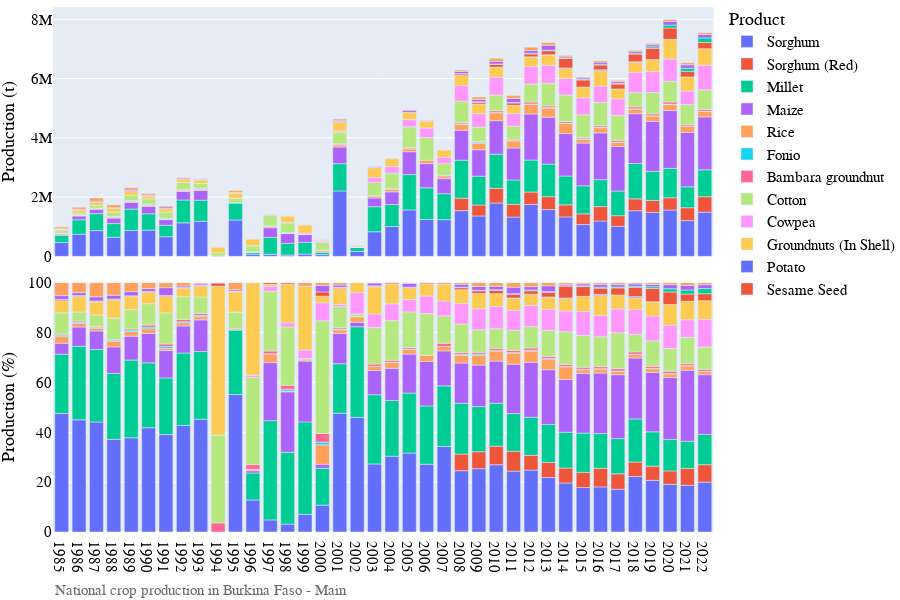
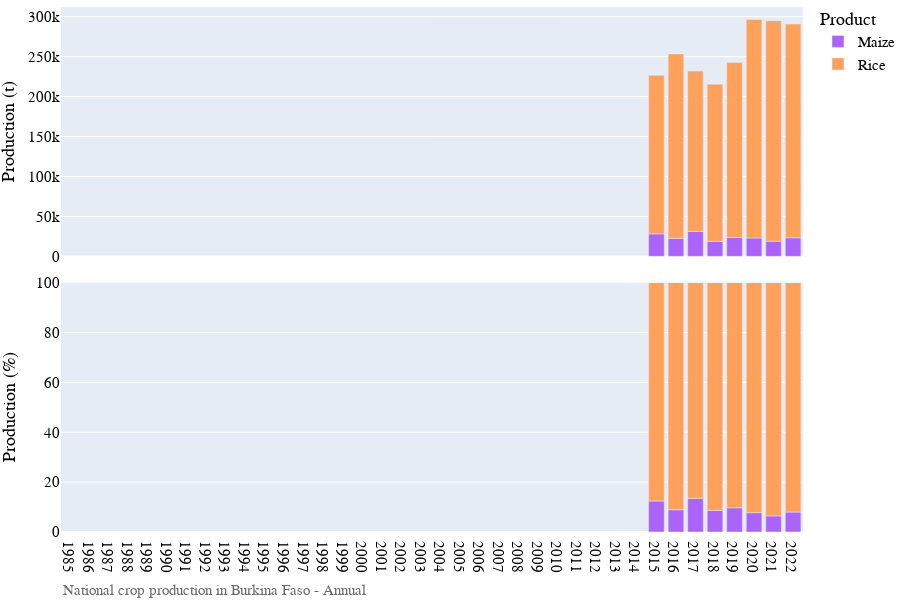

The cell these charts' notebook holds for them, in order:
### Markdown cell above
# Visualization of production data

### Code cell
# Bar chart of national crop production
country_iso, country_name = 'BF', 'Burkina Faso'
df = pd.read_csv('../data/crop/adm_crop_production_%s.csv' % country_iso, index_col=0)
df['year'] = df['harvest_year']
year = [df['year'].min(), df['year'].max()]
product_order = ['Sorghum','Sorghum (Red)','Millet','Maize','Rice','Fonio']
for season_name in ['Main','Annual']:
    footnote = 'National crop production in %s - %s' % (country_name, season_name)
    fn_save = '../figures/%s_bar_natgrainprod_%s.png' % (country_iso, season_name)
    sub = df[df['season_name'] == season_name]
    fig = PlotBarProduction(sub, year, product_order, footnote, fn_save)
    fig.show()

### Figure 1 — Plotly figure (JSON) as saved in the notebook; plotly's stock layout.template omitted (floating-point values rounded to 4 significant figures)
{"data": [{"alignmentgroup": "True", "hovertemplate": "product=Sorghum<br>season_name=Main<br>type=orig_unit<br>year=%{x}<br>value=%{y}<extra></extra>", "legendgroup": "Sorghum", "marker": {"color": "#636efa", "pattern": {"shape": ""}}, "name": "Sorghum", "offsetgroup": "Sorghum", "orientation": "v", "showlegend": true, "textposition": "auto", "type": "bar", "x": [1985, 1986, 1987, 1988, 1989, 1990, 1991, 1992, 1993, 1995, 1996, 1997, 1998, 1999, 2000, 2001, 2002, 2003, 2004, 2005, 2006, 2007, 2008, 2009, 2010, 2011, 2012, 2013, 2014, 2015, 2016, 2017, 2018, 2019, 2020, 2021, 2022], "xaxis": "x2", "y": [469863, 747021, 870020, 646953, 875401, 886068, 665457, 1132600, 1185100, 1227468, 74064, 69337, 43394, 76572, 60065, 2208000.0, 166960, 831320, 1009000.0, 1568000.0, 1244000.0, 1239000.0, 1545000.0, 1366000.0, 1803000.0, 1327000.0, 1753171, 1578874, 1333427, 1073000.0, 1194000.0, 1015000.0, 1541000.0, 1483000.0, 1565000.0, 1208000.0, 1492000.0], "yaxis": "y2"}, {"alignmentgroup": "True", "hovertemplate": "product=Sorghum<br>season_name=Main<br>type=percent<br>year=%{x}<br>value=%{y}<extra></extra>", "legendgroup": "Sorghum", "marker": {"color": "#636efa", "pattern": {"shape": ""}}, "name": "Sorghum", "offsetgroup": "Sorghum", "orientation": "v", "showlegend": false, "textposition": "auto", "type": "bar", "x": [1985, 1986, 1987, 1988, 1989, 1990, 1991, 1992, 1993, 1995, 1996, 1997, 1998, 1999, 2000, 2001, 2002, 2003, 2004, 2005, 2006, 2007, 2008, 2009, 2010, 2011, 2012, 2013, 2014, 2015, 2016, 2017, 2018, 2019, 2020, 2021, 2022], "xaxis": "x", "y": [47.54, 44.98, 44.1, 37.18, 37.8, 41.79, 39.07, 42.73, 45.26, 55.12, 12.84, 4.863, 3.164, 7.096, 10.77, 47.6, 45.97, 27.3, 30.4, 31.66, 27.18, 34.31, 24.57, 25.39, 26.97, 24.42, 24.82, 21.86, 19.67, 17.87, 18.09, 17.16, 22.23, 20.71, 19.11, 18.73, 19.99], "yaxis": "y"}, {"alignmentgroup": "True", "hovertemplate": "product=Sorghum (Red)<br>season_name=Main<br>type=orig_unit<br>year=%{x}<br>value=%{y}<extra></extra>", "legendgroup": "Sorghum (Red)", "marker": {"color": "#EF553B", "pattern": {"shape": ""}}, "name": "Sorghum (Red)", "offsetgroup": "Sorghum (Red)", "orientation": "v", "showlegend": true, "textposition": "auto", "type": "bar", "x": [2008, 2009, 2010, 2011, 2012, 2013, 2014, 2015, 2016, 2017, 2018, 2019, 2020, 2021, 2022], "xaxis": "x2", "y": [419921, 365917, 495200.0, 432970, 418646, 437512, 405227, 362500.0, 486400.0, 360700.0, 401000.0, 403800.0, 414500.0, 435900.0, 521500.0], "yaxis": "y2"}, {"alignmentgroup": "True", "hovertemplate": "product=Sorghum (Red)<br>season_name=Main<br>type=percent<br>year=%{x}<br>value=%{y}<extra></extra>", "legendgroup": "Sorghum (Red)", "marker": {"color": "#EF553B", "pattern": {"shape": ""}}, "name": "Sorghum (Red)", "offsetgroup": "Sorghum (Red)", "orientation": "v", "showlegend": false, "textposition": "auto", "type": "bar", "x": [2008, 2009, 2010, 2011, 2012, 2013, 2014, 2015, 2016, 2017, 2018, 2019, 2020, 2021, 2022], "xaxis": "x", "y": [6.679, 6.801, 7.408, 7.969, 5.927, 6.058, 5.978, 6.037, 7.474, 6.156, 5.831, 5.698, 5.403, 6.761, 6.987], "yaxis": "y"}, {"alignmentgroup": "True", "hovertemplate": "product=Millet<br>season_name=Main<br>type=orig_unit<br>year=%{x}<br>value=%{y}<extra></extra>", "legendgroup": "Millet", "marker": {"color": "#00cc96", "pattern": {"shape": ""}}, "name": "Millet", "offsetgroup": "Millet", "orientation": "v", "showlegend": true, "textposition": "auto", "type": "bar", "x": [1985, 1986, 1987, 1988, 1989, 1990, 1991, 1992, 1993, 1995, 1996, 1997, 1998, 1999, 2000, 2001, 2002, 2003, 2004, 2005, 2006, 2007, 2008, 2009, 2010, 2011, 2012, 2013, 2014, 2015, 2016, 2017, 2018, 2019, 2020, 2021, 2022], "xaxis": "x2", "y": [234791, 489604, 573466, 459295, 721488, 551905, 386731, 770100, 709500, 575877, 62475, 567200.0, 394900.0, 399900.0, 82207, 920900.0, 132000.0, 844900.0, 741600.0, 1192000.0, 1071000.0, 877600.0, 1281000.0, 973900.0, 1153000.0, 819800.0, 1078000.0, 1098632, 972539, 946200.0, 907500.0, 831500.0, 1194000.0, 983000.0, 991400.0, 705300.0, 907700.0], "yaxis": "y2"}, {"alignmentgroup": "True", "hovertemplate": "product=Millet<br>season_name=Main<br>type=percent<br>year=%{x}<br>value=%{y}<extra></extra>", "legendgroup": "Millet", "marker": {"color": "#00cc96", "pattern": {"shape": ""}}, "name": "Millet", "offsetgroup": "Millet", "orientation": "v", "showlegend": false, "textposition": "auto", "type": "bar", "x": [1985, 1986, 1987, 1988, 1989, 1990, 1991, 1992, 1993, 1995, 1996, 1997, 1998, 1999, 2000, 2001, 2002, 2003, 2004, 2005, 2006, 2007, 2008, 2009, 2010, 2011, 2012, 2013, 2014, 2015, 2016, 2017, 2018, 2019, 2020, 2021, 2022], "xaxis": "x", "y": [23.75, 29.48, 29.07, 26.4, 31.15, 26.03, 22.71, 29.05, 27.1, 25.86, 10.83, 39.78, 28.8, 37.06, 14.74, 19.86, 36.34, 27.75, 22.35, 24.06, 23.39, 24.29, 20.38, 18.1, 17.24, 15.09, 15.27, 15.21, 14.35, 15.75, 13.91, 14.14, 17.29, 13.75, 12.57, 10.94, 12.16], "yaxis": "y"}, {"alignmentgroup": "True", "hovertemplate": "product=Maize<br>season_name=Main<br>type=orig_unit<br>year=%{x}<br>value=%{y}<extra></extra>", "legendgroup": "Maize", "marker": {"color": "#ab63fa", "pattern": {"shape": ""}}, "name": "Maize", "offsetgroup": "Maize", "orientation": "v", "showlegend": true, "textposition": "auto", "type": "bar", "x": [1985, 1986, 1987, 1988, 1989, 1990, 1991, 1992, 1993, 1996, 1997, 1998, 1999, 2000, 2001, 2002, 2003, 2004, 2005, 2006, 2007, 2008, 2009, 2010, 2011, 2012, 2013, 2014, 2015, 2016, 2017, 2018, 2019, 2020, 2021, 2022], "xaxis": "x2", "y": [43481, 128416, 146855, 185125, 222100.0, 249744, 187212, 286900, 333300, 5227, 332000.0, 332600.0, 263100.0, 9224, 563600.0, 6628, 295800.0, 428800.0, 774400.0, 816800.0, 506900.0, 1014000.0, 894500.0, 1130000.0, 1077000.0, 1556000.0, 1585420, 1433077, 1441000.0, 1582000.0, 1502000.0, 1682000.0, 1689000.0, 1952000.0, 1834000.0, 1787000.0], "yaxis": "y2"}, {"alignmentgroup": "True", "hovertemplate": "product=Maize<br>season_name=Main<br>type=percent<br>year=%{x}<br>value=%{y}<extra></extra>", "legendgroup": "Maize", "marker": {"color": "#ab63fa", "pattern": {"shape": ""}}, "name": "Maize", "offsetgroup": "Maize", "orientation": "v", "showlegend": false, "textposition": "auto", "type": "bar", "x": [1985, 1986, 1987, 1988, 1989, 1990, 1991, 1992, 1993, 1996, 1997, 1998, 1999, 2000, 2001, 2002, 2003, 2004, 2005, 2006, 2007, 2008, 2009, 2010, 2011, 2012, 2013, 2014, 2015, 2016, 2017, 2018, 2019, 2020, 2021, 2022], "xaxis": "x", "y": [4.399, 7.733, 7.444, 10.64, 9.589, 11.78, 10.99, 10.82, 12.73, 0.9061, 23.29, 24.25, 24.38, 1.654, 12.15, 1.825, 9.714, 12.92, 15.63, 17.84, 14.03, 16.12, 16.63, 16.9, 19.82, 22.03, 21.95, 21.14, 24.0, 24.28, 25.63, 24.44, 23.81, 24.85, 28.45, 23.94], "yaxis": "y"}, {"alignmentgroup": "True", "hovertemplate": "product=Rice<br>season_name=Main<br>type=orig_unit<br>year=%{x}<br>value=%{y}<extra></extra>", "legendgroup": "Rice", "marker": {"color": "#FFA15A", "pattern": {"shape": ""}}, "name": "Rice", "offsetgroup": "Rice", "orientation": "v", "showlegend": true, "textposition": "auto", "type": "bar", "x": [1985, 1986, 1987, 1988, 1989, 1990, 1991, 1992, 1993, 1995, 1996, 1997, 1998, 1999, 2000, 2001, 2002, 2003, 2004, 2005, 2006, 2007, 2008, 2009, 2010, 2011, 2012, 2013, 2014, 2015, 2016, 2017, 2018, 2019, 2020, 2021, 2022], "xaxis": "x2", "y": [26465, 24070.0, 21924, 38375, 42580.0, 40429, 15356, 34200, 33570, 1784, 3118, 49870.0, 3950, 5119, 43450.0, 68750.0, 7999, 52490.0, 75500.0, 93880.0, 113100.0, 66440.0, 194600.0, 213600.0, 268600.0, 240868, 320300.0, 305388, 347497, 131600.0, 174300.0, 141100.0, 154700.0, 180600.0, 206100.0, 204000.0, 182000.0], "yaxis": "y2"}, {"alignmentgroup": "True", "hovertemplate": "product=Rice<br>season_name=Main<br>type=percent<br>year=%{x}<br>value=%{y}<extra></extra>", "legendgroup": "Rice", "marker": {"color": "#FFA15A", "pattern": {"shape": ""}}, "name": "Rice", "offsetgroup": "Rice", "orientation": "v", "showlegend": false, "textposition": "auto", "type": "bar", "x": [1985, 1986, 1987, 1988, 1989, 1990, 1991, 1992, 1993, 1995, 1996, 1997, 1998, 1999, 2000, 2001, 2002, 2003, 2004, 2005, 2006, 2007, 2008, 2009, 2010, 2011, 2012, 2013, 2014, 2015, 2016, 2017, 2018, 2019, 2020, 2021, 2022], "xaxis": "x", "y": [2.677, 1.449, 1.111, 2.206, 1.839, 1.907, 0.9016, 1.29, 1.282, 0.08011, 0.5405, 3.498, 0.2881, 0.4744, 7.794, 1.482, 2.202, 1.724, 2.275, 1.895, 2.471, 1.839, 3.094, 3.97, 4.018, 4.433, 4.534, 4.229, 5.126, 1.422, 1.573, 1.272, 1.339, 1.505, 1.451, 1.737, 1.254], "yaxis": "y"}, {"alignmentgroup": "True", "hovertemplate": "product=Fonio<br>season_name=Main<br>type=orig_unit<br>year=%{x}<br>value=%{y}<extra></extra>", "legendgroup": "Fonio", "marker": {"color": "#19d3f3", "pattern": {"shape": ""}}, "name": "Fonio", "offsetgroup": "Fonio", "orientation": "v", "showlegend": true, "textposition": "auto", "type": "bar", "x": [1985, 1986, 1987, 1988, 1989, 1990, 1991, 1992, 1993, 1997, 1998, 2000, 2001, 2004, 2005, 2008, 2009, 2010, 2011, 2012, 2013, 2014, 2015, 2016, 2017, 2018, 2019, 2020, 2021, 2022], "xaxis": "x2", "y": [5188, 7042.0, 6509, 5737, 13777, 13800, 12244, 12030.0, 13500, 239.6, 10600.0, 5904.0, 12300.0, 5678.0, 7813.0, 19548, 26100, 18315, 14473, 20430, 19886, 8559, 13090.0, 10940.0, 10070.0, 11270.0, 10240.0, 10760.0, 7550.0, 8187.0], "yaxis": "y2"}, {"alignmentgroup": "True", "hovertemplate": "product=Fonio<br>season_name=Main<br>type=percent<br>year=%{x}<br>value=%{y}<extra></extra>", "legendgroup": "Fonio", "marker": {"color": "#19d3f3", "pattern": {"shape": ""}}, "name": "Fonio", "offsetgroup": "Fonio", "orientation": "v", "showlegend": false, "textposition": "auto", "type": "bar", "x": [1985, 1986, 1987, 1988, 1989, 1990, 1991, 1992, 1993, 1997, 1998, 2000, 2001, 2004, 2005, 2008, 2009, 2010, 2011, 2012, 2013, 2014, 2015, 2016, 2017, 2018, 2019, 2020, 2021, 2022], "xaxis": "x", "y": [0.5249, 0.4241, 0.3299, 0.3297, 0.5949, 0.6509, 0.7189, 0.4537, 0.5156, 0.01681, 0.7728, 1.059, 0.2652, 0.1711, 0.1577, 0.3109, 0.4851, 0.274, 0.2664, 0.2892, 0.2754, 0.1263, 0.218, 0.168, 0.1719, 0.1639, 0.1445, 0.1403, 0.1171, 0.1097], "yaxis": "y"}, {"alignmentgroup": "True", "hovertemplate": "product=Bambara groundnut<br>season_name=Main<br>type=orig_unit<br>year=%{x}<br>value=%{y}<extra></extra>", "legendgroup": "Bambara groundnut", "marker": {"color": "#FF6692", "pattern": {"shape": ""}}, "name": "Bambara groundnut", "offsetgroup": "Bambara groundnut", "orientation": "v", "showlegend": true, "textposition": "auto", "type": "bar", "x": [1985, 1986, 1987, 1988, 1989, 1990, 1991, 1992, 1993, 1994, 1995, 1996, 1997, 1998, 2000, 2001, 2002, 2003, 2004, 2005, 2007, 2008, 2009, 2010, 2011, 2012, 2013, 2014, 2015, 2016, 2017, 2018, 2019, 2020, 2021, 2022], "xaxis": "x2", "y": [4336, 8256.0, 7481.0, 8364.0, 10720.0, 17701, 17323, 24030, 20980, 11820.0, 9348.0, 11160.0, 16060.0, 21240.0, 19450.0, 25240.0, 73.5, 25820.0, 25640.0, 28770.0, 43310.0, 47400.0, 38280.0, 50500.0, 42310.0, 63640.0, 53700.0, 49700.0, 46880.0, 52050.0, 56130.0, 63390.0, 58440.0, 74650.0, 49410.0, 57210.0], "yaxis": "y2"}, {"alignmentgroup": "True", "hovertemplate": "product=Bambara groundnut<br>season_name=Main<br>type=percent<br>year=%{x}<br>value=%{y}<extra></extra>", "legendgroup": "Bambara groundnut", "marker": {"color": "#FF6692", "pattern": {"shape": ""}}, "name": "Bambara groundnut", "offsetgroup": "Bambara groundnut", "orientation": "v", "showlegend": false, "textposition": "auto", "type": "bar", "x": [1985, 1986, 1987, 1988, 1989, 1990, 1991, 1992, 1993, 1994, 1995, 1996, 1997, 1998, 2000, 2001, 2002, 2003, 2004, 2005, 2007, 2008, 2009, 2010, 2011, 2012, 2013, 2014, 2015, 2016, 2017, 2018, 2019, 2020, 2021, 2022], "xaxis": "x", "y": [0.4387, 0.4971, 0.3792, 0.4807, 0.463, 0.8349, 1.017, 0.9066, 0.8013, 3.65, 0.4198, 1.934, 1.127, 1.549, 3.489, 0.5441, 0.02024, 0.8478, 0.7727, 0.5807, 1.199, 0.7539, 0.7114, 0.7555, 0.7788, 0.9009, 0.7437, 0.7331, 0.7805, 0.7965, 0.9576, 0.921, 0.8245, 0.9732, 0.7663, 0.7665], "yaxis": "y"}, {"alignmentgroup": "True", "hovertemplate": "product=Cotton<br>season_name=Main<br>type=orig_unit<br>year=%{x}<br>value=%{y}<extra></extra>", "legendgroup": "Cotton", "marker": {"color": "#B6E880", "pattern": {"shape": ""}}, "name": "Cotton", "offsetgroup": "Cotton", "orientation": "v", "showlegend": true, "textposition": "auto", "type": "bar", "x": [1985, 1986, 1987, 1988, 1989, 1990, 1991, 1992, 1993, 1994, 1995, 1996, 1997, 1998, 1999, 2000, 2001, 2002, 2003, 2004, 2005, 2006, 2007, 2008, 2009, 2010, 2011, 2012, 2013, 2014, 2015, 2016, 2017, 2018, 2019, 2020, 2021, 2022], "xaxis": "x2", "y": [84654, 60250, 91049, 148625, 180397, 181682, 211995, 241703, 171500, 114116, 149432, 201993, 341300.0, 320900.0, 6211, 251800.0, 393200.0, 3791, 445756, 527100.0, 707700.0, 764700.0, 397300.0, 720700.0, 485000.0, 530400.0, 441100.0, 607000.0, 766221, 894982, 768900.0, 784800.0, 844300.0, 482200.0, 724200.0, 698900.0, 680800.0, 668600.0], "yaxis": "y2"}, {"alignmentgroup": "True", "hovertemplate": "product=Cotton<br>season_name=Main<br>type=percent<br>year=%{x}<br>value=%{y}<extra></extra>", "legendgroup": "Cotton", "marker": {"color": "#B6E880", "pattern": {"shape": ""}}, "name": "Cotton", "offsetgroup": "Cotton", "orientation": "v", "showlegend": false, "textposition": "auto", "type": "bar", "x": [1985, 1986, 1987, 1988, 1989, 1990, 1991, 1992, 1993, 1994, 1995, 1996, 1997, 1998, 1999, 2000, 2001, 2002, 2003, 2004, 2005, 2006, 2007, 2008, 2009, 2010, 2011, 2012, 2013, 2014, 2015, 2016, 2017, 2018, 2019, 2020, 2021, 2022], "xaxis": "x", "y": [8.564, 3.628, 4.615, 8.542, 7.79, 8.569, 12.45, 9.119, 6.55, 35.23, 6.71, 35.02, 23.94, 23.4, 0.5756, 45.16, 8.477, 1.044, 14.64, 15.88, 14.29, 16.7, 11.0, 11.46, 9.015, 7.934, 8.119, 8.593, 10.61, 13.2, 12.8, 12.06, 14.41, 7.012, 10.22, 9.082, 10.56, 8.958], "yaxis": "y"}, {"alignmentgroup": "True", "hovertemplate": "product=Cowpea<br>season_name=Main<br>type=orig_unit<br>year=%{x}<br>value=%{y}<extra></extra>", "legendgroup": "Cowpea", "marker": {"color": "#FF97FF", "pattern": {"shape": ""}}, "name": "Cowpea", "offsetgroup": "Cowpea", "orientation": "v", "showlegend": true, "textposition": "auto", "type": "bar", "x": [1995, 1996, 1997, 1998, 1999, 2000, 2001, 2002, 2003, 2004, 2005, 2006, 2007, 2008, 2009, 2010, 2011, 2012, 2013, 2014, 2015, 2016, 2017, 2018, 2019, 2020, 2021, 2022], "xaxis": "x2", "y": [906.8, 4779.0, 27678, 23190.0, 36294, 40411, 40390.0, 31189, 166100.0, 222800.0, 244500.0, 323800.0, 215400.0, 521700.0, 453600.0, 600400.0, 432084, 598500.0, 605760, 562936, 571300.0, 556900.0, 557400.0, 685100.0, 710600.0, 752600.0, 454800.0, 829200.0], "yaxis": "y2"}, {"alignmentgroup": "True", "hovertemplate": "product=Cowpea<br>season_name=Main<br>type=percent<br>year=%{x}<br>value=%{y}<extra></extra>", "legendgroup": "Cowpea", "marker": {"color": "#FF97FF", "pattern": {"shape": ""}}, "name": "Cowpea", "offsetgroup": "Cowpea", "orientation": "v", "showlegend": false, "textposition": "auto", "type": "bar", "x": [1995, 1996, 1997, 1998, 1999, 2000, 2001, 2002, 2003, 2004, 2005, 2006, 2007, 2008, 2009, 2010, 2011, 2012, 2013, 2014, 2015, 2016, 2017, 2018, 2019, 2020, 2021, 2022], "xaxis": "x", "y": [0.04072, 0.8285, 1.941, 1.691, 3.364, 7.248, 0.8708, 8.587, 5.454, 6.714, 4.937, 7.073, 5.963, 8.297, 8.431, 8.981, 7.953, 8.473, 8.388, 8.305, 9.513, 8.517, 9.487, 9.935, 9.99, 9.35, 7.054, 11.11], "yaxis": "y"}, {"alignmentgroup": "True", "hovertemplate": "product=Groundnuts (In Shell)<br>season_name=Main<br>type=orig_unit<br>year=%{x}<br>value=%{y}<extra></extra>", "legendgroup": "Groundnuts (In Shell)", "marker": {"color": "#FECB52", "pattern": {"shape": ""}}, "name": "Groundnuts (In Shell)", "offsetgroup": "Groundnuts (In Shell)", "orientation": "v", "showlegend": true, "textposition": "auto", "type": "bar", "x": [1985, 1986, 1987, 1988, 1989, 1990, 1991, 1992, 1993, 1994, 1995, 1996, 1997, 1998, 1999, 2000, 2001, 2002, 2003, 2004, 2005, 2006, 2007, 2008, 2009, 2010, 2011, 2012, 2013, 2014, 2015, 2016, 2017, 2018, 2019, 2020, 2021, 2022], "xaxis": "x2", "y": [47732, 102544, 102782, 125234, 119148, 97762, 112729, 90500, 113500, 193314, 179005, 214030, 12441, 212300.0, 276600.0, 14693, 295600.0, 14564, 332100.0, 263700.0, 237300.0, 224800.0, 244600.0, 346300.0, 330600.0, 340166, 265300.0, 311300.0, 349684, 335225, 365900.0, 520200.0, 334700.0, 330400.0, 398100.0, 658300.0, 477300.0, 559100.0], "yaxis": "y2"}, {"alignmentgroup": "True", "hovertemplate": "product=Groundnuts (In Shell)<br>season_name=Main<br>type=percent<br>year=%{x}<br>value=%{y}<extra></extra>", "legendgroup": "Groundnuts (In Shell)", "marker": {"color": "#FECB52", "pattern": {"shape": ""}}, "name": "Groundnuts (In Shell)", "offsetgroup": "Groundnuts (In Shell)", "orientation": "v", "showlegend": false, "textposition": "auto", "type": "bar", "x": [1985, 1986, 1987, 1988, 1989, 1990, 1991, 1992, 1993, 1994, 1995, 1996, 1997, 1998, 1999, 2000, 2001, 2002, 2003, 2004, 2005, 2006, 2007, 2008, 2009, 2010, 2011, 2012, 2013, 2014, 2015, 2016, 2017, 2018, 2019, 2020, 2021, 2022], "xaxis": "x", "y": [4.829, 6.175, 5.21, 7.198, 5.145, 4.611, 6.619, 3.414, 4.335, 59.68, 8.038, 37.1, 0.8726, 15.48, 25.63, 2.635, 6.373, 4.01, 10.91, 7.947, 4.79, 4.91, 6.771, 5.508, 6.145, 5.088, 4.883, 4.407, 4.842, 4.945, 6.092, 7.98, 5.706, 4.796, 5.599, 8.301, 7.402, 7.49], "yaxis": "y"}, {"alignmentgroup": "True", "hovertemplate": "product=Potato<br>season_name=Main<br>type=orig_unit<br>year=%{x}<br>value=%{y}<extra></extra>", "legendgroup": "Potato", "marker": {"color": "#636efa", "pattern": {"shape": ""}}, "name": "Potato", "offsetgroup": "Potato", "orientation": "v", "showlegend": true, "textposition": "auto", "type": "bar", "x": [2011, 2012, 2013, 2014, 2016, 2018, 2019, 2020], "xaxis": "x2", "y": [6300, 7675, 7775, 18500, 27555, 29400, 6164, 1231], "yaxis": "y2"}, {"alignmentgroup": "True", "hovertemplate": "product=Potato<br>season_name=Main<br>type=percent<br>year=%{x}<br>value=%{y}<extra></extra>", "legendgroup": "Potato", "marker": {"color": "#636efa", "pattern": {"shape": ""}}, "name": "Potato", "offsetgroup": "Potato", "orientation": "v", "showlegend": false, "textposition": "auto", "type": "bar", "x": [2011, 2012, 2013, 2014, 2016, 2018, 2019, 2020], "xaxis": "x", "y": [0.116, 0.1087, 0.1077, 0.2729, 0.4234, 0.4275, 0.08698, 0.01605], "yaxis": "y"}, {"alignmentgroup": "True", "hovertemplate": "product=Sesame Seed<br>season_name=Main<br>type=orig_unit<br>year=%{x}<br>value=%{y}<extra></extra>", "legendgroup": "Sesame Seed", "marker": {"color": "#EF553B", "pattern": {"shape": ""}}, "name": "Sesame Seed", "offsetgroup": "Sesame Seed", "orientation": "v", "showlegend": true, "textposition": "auto", "type": "bar", "x": [1985, 1986, 1987, 1988, 1989, 1990, 1991, 1992, 1993, 1994, 1995, 1997, 1998, 2000, 2001, 2003, 2004, 2005, 2006, 2007, 2008, 2009, 2010, 2011, 2012, 2013, 2014, 2015, 2016, 2017, 2018, 2019, 2020, 2021, 2022], "xaxis": "x2", "y": [5443, 4903.0, 5762.0, 7437.0, 6728.0, 5569, 6976, 5800.0, 9400, 4456.0, 5431.0, 9582.0, 8108.0, 9670.0, 22400.0, 10540.0, 17150.0, 9824.0, 19750.0, 19470.0, 49900.0, 55380.0, 87620.0, 79950.0, 98823, 132700.0, 321837, 235100.0, 164200.0, 164000.0, 255200.0, 374700.0, 384600.0, 186400.0, 208800.0], "yaxis": "y2"}, {"alignmentgroup": "True", "hovertemplate": "product=Sesame Seed<br>season_name=Main<br>type=percent<br>year=%{x}<br>value=%{y}<extra></extra>", "legendgroup": "Sesame Seed", "marker": {"color": "#EF553B", "pattern": {"shape": ""}}, "name": "Sesame Seed", "offsetgroup": "Sesame Seed", "orientation": "v", "showlegend": false, "textposition": "auto", "type": "bar", "x": [1985, 1986, 1987, 1988, 1989, 1990, 1991, 1992, 1993, 1994, 1995, 1997, 1998, 2000, 2001, 2003, 2004, 2005, 2006, 2007, 2008, 2009, 2010, 2011, 2012, 2013, 2014, 2015, 2016, 2017, 2018, 2019, 2020, 2021, 2022], "xaxis": "x", "y": [0.5507, 0.2952, 0.292, 0.4274, 0.2905, 0.2627, 0.4096, 0.2188, 0.359, 1.376, 0.2439, 0.6721, 0.5913, 1.734, 0.483, 0.3462, 0.5169, 0.1983, 0.4314, 0.5391, 0.7936, 1.029, 1.311, 1.472, 1.399, 1.837, 4.748, 3.914, 2.519, 2.796, 3.693, 5.287, 5.014, 2.892, 2.797], "yaxis": "y"}, {"alignmentgroup": "True", "hovertemplate": "product=Soybean<br>season_name=Main<br>type=orig_unit<br>year=%{x}<br>value=%{y}<extra></extra>", "legendgroup": "Soybean", "marker": {"color": "#00cc96", "pattern": {"shape": ""}}, "name": "Soybean", "offsetgroup": "Soybean", "orientation": "v", "showlegend": true, "textposition": "auto", "type": "bar", "x": [1985, 1986, 1987, 1988, 1989, 1990, 1991, 1992, 1993, 1994, 1995, 2001, 2003, 2004, 2008, 2009, 2010, 2011, 2012, 2013, 2014, 2015, 2016, 2017, 2018, 2019, 2020, 2021, 2022], "xaxis": "x2", "y": [2, 2125, 2458, 681, 711, 370, 132, 100, 100, 5, 2551, 2084.0, 2083.0, 975.5, 11598, 14750.0, 18030.0, 14630.0, 23320.0, 20980.0, 13380.0, 20020.0, 25850.0, 18500.0, 31310.0, 51710.0, 98510.0, 106700.0, 152500.0], "yaxis": "y2"}, {"alignmentgroup": "True", "hovertemplate": "product=Soybean<br>season_name=Main<br>type=percent<br>year=%{x}<br>value=%{y}<extra></extra>", "legendgroup": "Soybean", "marker": {"color": "#00cc96", "pattern": {"shape": ""}}, "name": "Soybean", "offsetgroup": "Soybean", "orientation": "v", "showlegend": false, "textposition": "auto", "type": "bar", "x": [1985, 1986, 1987, 1988, 1989, 1990, 1991, 1992, 1993, 1994, 1995, 2001, 2003, 2004, 2008, 2009, 2010, 2011, 2012, 2013, 2014, 2015, 2016, 2017, 2018, 2019, 2020, 2021, 2022], "xaxis": "x", "y": [0.0002023, 0.128, 0.1246, 0.03914, 0.0307, 0.01745, 0.00775, 0.003773, 0.003819, 0.001544, 0.1146, 0.04493, 0.06839, 0.0294, 0.1845, 0.2742, 0.2697, 0.2694, 0.3301, 0.2905, 0.1974, 0.3334, 0.3972, 0.3158, 0.4554, 0.7296, 1.284, 1.654, 2.044], "yaxis": "y"}, {"alignmentgroup": "True", "hovertemplate": "product=Sweet Potatoes<br>season_name=Main<br>type=orig_unit<br>year=%{x}<br>value=%{y}<extra></extra>", "legendgroup": "Sweet Potatoes", "marker": {"color": "#ab63fa", "pattern": {"shape": ""}}, "name": "Sweet Potatoes", "offsetgroup": "Sweet Potatoes", "orientation": "v", "showlegend": true, "textposition": "auto", "type": "bar", "x": [1985, 1986, 1987, 1988, 1989, 1990, 1991, 1992, 1993, 1994, 1995, 1998, 1999, 2000, 2001, 2003, 2004, 2005, 2007, 2008, 2009, 2010, 2011, 2012, 2013, 2014, 2015, 2016, 2017, 2018, 2019, 2020, 2021, 2022], "xaxis": "x2", "y": [15066, 19508, 32504, 26702, 38899, 23708, 52458, 16200, 15000, 197, 11780.0, 151.8, 50.3, 14370.0, 41300.0, 34050.0, 695.1, 71690.0, 507.6, 73000.0, 81570.0, 92523, 139900.0, 92812, 167570, 37641, 47030.0, 70500.0, 58750.0, 64540.0, 66380.0, 126600.0, 114900.0, 115600.0], "yaxis": "y2"}, {"alignmentgroup": "True", "hovertemplate": "product=Sweet Potatoes<br>season_name=Main<br>type=percent<br>year=%{x}<br>value=%{y}<extra></extra>", "legendgroup": "Sweet Potatoes", "marker": {"color": "#ab63fa", "pattern": {"shape": ""}}, "name": "Sweet Potatoes", "offsetgroup": "Sweet Potatoes", "orientation": "v", "showlegend": false, "textposition": "auto", "type": "bar", "x": [1985, 1986, 1987, 1988, 1989, 1990, 1991, 1992, 1993, 1994, 1995, 1998, 1999, 2000, 2001, 2003, 2004, 2005, 2007, 2008, 2009, 2010, 2011, 2012, 2013, 2014, 2015, 2016, 2017, 2018, 2019, 2020, 2021, 2022], "xaxis": "x", "y": [1.524, 1.175, 1.648, 1.535, 1.68, 1.118, 3.08, 0.6112, 0.5729, 0.06082, 0.5291, 0.01107, 0.004662, 2.578, 0.8905, 1.118, 0.02095, 1.447, 0.01405, 1.161, 1.516, 1.384, 2.576, 1.314, 2.32, 0.5553, 0.7831, 1.083, 1.003, 0.9385, 0.9367, 1.65, 1.782, 1.549], "yaxis": "y"}, {"alignmentgroup": "True", "hovertemplate": "product=Yams<br>season_name=Main<br>type=orig_unit<br>year=%{x}<br>value=%{y}<extra></extra>", "legendgroup": "Yams", "marker": {"color": "#FFA15A", "pattern": {"shape": ""}}, "name": "Yams", "offsetgroup": "Yams", "orientation": "v", "showlegend": true, "textposition": "auto", "type": "bar", "x": [1985, 1986, 1987, 1988, 1989, 1990, 1991, 1992, 1993, 1995, 1999, 2000, 2001, 2003, 2005, 2007, 2008, 2009, 2010, 2011, 2012, 2013, 2014, 2015, 2016, 2017, 2018, 2019, 2020, 2021, 2022], "xaxis": "x2", "y": [51427, 66894, 112017, 87434, 83961, 51368, 34591, 36500, 12900, 63292, 15210.0, 6299, 44480.0, 4208.0, 17600.0, 1566.0, 43300.0, 80855, 97627, 99697, 113235, 91562, 43952, 28760.0, 47660.0, 46730.0, 35910.0, 50150.0, 62190.0, 74280.0, 62660.0], "yaxis": "y2"}, {"alignmentgroup": "True", "hovertemplate": "product=Yams<br>season_name=Main<br>type=percent<br>year=%{x}<br>value=%{y}<extra></extra>", "legendgroup": "Yams", "marker": {"color": "#FFA15A", "pattern": {"shape": ""}}, "name": "Yams", "offsetgroup": "Yams", "orientation": "v", "showlegend": false, "textposition": "auto", "type": "bar", "x": [1985, 1986, 1987, 1988, 1989, 1990, 1991, 1992, 1993, 1995, 1999, 2000, 2001, 2003, 2005, 2007, 2008, 2009, 2010, 2011, 2012, 2013, 2014, 2015, 2016, 2017, 2018, 2019, 2020, 2021, 2022], "xaxis": "x", "y": [5.203, 4.028, 5.678, 5.025, 3.625, 2.423, 2.031, 1.377, 0.4927, 2.842, 1.409, 1.13, 0.9591, 0.1382, 0.3553, 0.04335, 0.6887, 1.503, 1.46, 1.835, 1.603, 1.268, 0.6484, 0.4789, 0.7324, 0.7977, 0.5222, 0.7077, 0.8107, 1.152, 0.8395], "yaxis": "y"}], "layout": {"annotations": [{"showarrow": false, "text": "", "textangle": 90, "x": 0.98, "xanchor": "left", "xref": "paper", "y": 0.2375, "yanchor": "middle", "yref": "paper"}, {"showarrow": false, "text": "", "textangle": 90, "x": 0.98, "xanchor": "left", "xref": "paper", "y": 0.7625, "yanchor": "middle", "yref": "paper"}, {"align": "left", "font": {"color": "dimgrey", "family": "arial", "size": 15}, "showarrow": false, "text": "National crop production in Burkina Faso - Main", "x": 0, "xref": "paper", "y": -0.13, "yref": "paper"}], "barmode": "relative", "font": {"color": "black", "family": "arial", "size": 15}, "height": 600, "legend": {"title": {"text": "Product"}, "tracegroupgap": 0, "x": 1, "y": 1.01}, "margin": {"b": 0, "l": 0, "r": 0, "t": 0}, "width": 900, "xaxis": {"anchor": "y", "domain": [0, 0.98], "dtick": 1, "range": [1984.0, 2022.0], "title": {"text": ""}, "type": "linear"}, "xaxis2": {"anchor": "y2", "domain": [0, 0.98], "matches": "x", "showticklabels": false, "type": "linear"}, "yaxis": {"anchor": "x", "domain": [0, 0.475], "range": [0, 100], "title": {"text": "Production (%)"}, "type": "linear"}, "yaxis2": {"anchor": "x2", "autorange": true, "domain": [0.525, 1], "range": [0, 8418000.0], "title": {"text": "Production (t)"}, "type": "linear"}}}

### Figure 2 — Plotly figure (JSON) as saved in the notebook; plotly's stock layout.template omitted (floating-point values rounded to 4 significant figures)
{"data": [{"alignmentgroup": "True", "hovertemplate": "product=Maize<br>season_name=Annual<br>type=orig_unit<br>year=%{x}<br>value=%{y}<extra></extra>", "legendgroup": "Maize", "marker": {"color": "#ab63fa", "pattern": {"shape": ""}}, "name": "Maize", "offsetgroup": "Maize", "orientation": "v", "showlegend": true, "textposition": "auto", "type": "bar", "x": [2015, 2016, 2017, 2018, 2019, 2020, 2021, 2022], "xaxis": "x2", "y": [28150.0, 22560.0, 31260.0, 18732, 23580.0, 23020.0, 19080.0, 23290.0], "yaxis": "y2"}, {"alignmentgroup": "True", "hovertemplate": "product=Maize<br>season_name=Annual<br>type=percent<br>year=%{x}<br>value=%{y}<extra></extra>", "legendgroup": "Maize", "marker": {"color": "#ab63fa", "pattern": {"shape": ""}}, "name": "Maize", "offsetgroup": "Maize", "orientation": "v", "showlegend": false, "textposition": "auto", "type": "bar", "x": [2015, 2016, 2017, 2018, 2019, 2020, 2021, 2022], "xaxis": "x", "y": [12.42, 8.902, 13.48, 8.692, 9.722, 7.765, 6.467, 8.006], "yaxis": "y"}, {"alignmentgroup": "True", "hovertemplate": "product=Rice<br>season_name=Annual<br>type=orig_unit<br>year=%{x}<br>value=%{y}<extra></extra>", "legendgroup": "Rice", "marker": {"color": "#FFA15A", "pattern": {"shape": ""}}, "name": "Rice", "offsetgroup": "Rice", "orientation": "v", "showlegend": true, "textposition": "auto", "type": "bar", "x": [2015, 2016, 2017, 2018, 2019, 2020, 2021, 2022], "xaxis": "x2", "y": [198400.0, 230800.0, 200700.0, 196800.0, 219000.0, 273500.0, 275900.0, 267600.0], "yaxis": "y2"}, {"alignmentgroup": "True", "hovertemplate": "product=Rice<br>season_name=Annual<br>type=percent<br>year=%{x}<br>value=%{y}<extra></extra>", "legendgroup": "Rice", "marker": {"color": "#FFA15A", "pattern": {"shape": ""}}, "name": "Rice", "offsetgroup": "Rice", "orientation": "v", "showlegend": false, "textposition": "auto", "type": "bar", "x": [2015, 2016, 2017, 2018, 2019, 2020, 2021, 2022], "xaxis": "x", "y": [87.58, 91.1, 86.52, 91.31, 90.28, 92.23, 93.53, 91.99], "yaxis": "y"}], "layout": {"annotations": [{"showarrow": false, "text": "", "textangle": 90, "x": 0.98, "xanchor": "left", "xref": "paper", "y": 0.2375, "yanchor": "middle", "yref": "paper"}, {"showarrow": false, "text": "", "textangle": 90, "x": 0.98, "xanchor": "left", "xref": "paper", "y": 0.7625, "yanchor": "middle", "yref": "paper"}, {"align": "left", "font": {"color": "dimgrey", "family": "arial", "size": 15}, "showarrow": false, "text": "National crop production in Burkina Faso - Annual", "x": 0, "xref": "paper", "y": -0.13, "yref": "paper"}], "barmode": "relative", "font": {"color": "black", "family": "arial", "size": 15}, "height": 600, "legend": {"title": {"text": "Product"}, "tracegroupgap": 0, "x": 1, "y": 1.01}, "margin": {"b": 0, "l": 0, "r": 0, "t": 0}, "width": 900, "xaxis": {"anchor": "y", "domain": [0, 0.98], "dtick": 1, "range": [1984.0, 2022.0], "title": {"text": ""}, "type": "linear"}, "xaxis2": {"anchor": "y2", "domain": [0, 0.98], "matches": "x", "showticklabels": false, "type": "linear"}, "yaxis": {"anchor": "x", "domain": [0, 0.475], "range": [0, 100], "title": {"text": "Production (%)"}, "type": "linear"}, "yaxis2": {"anchor": "x2", "autorange": true, "domain": [0.525, 1], "range": [0, 312100.0], "title": {"text": "Production (t)"}, "type": "linear"}}}
